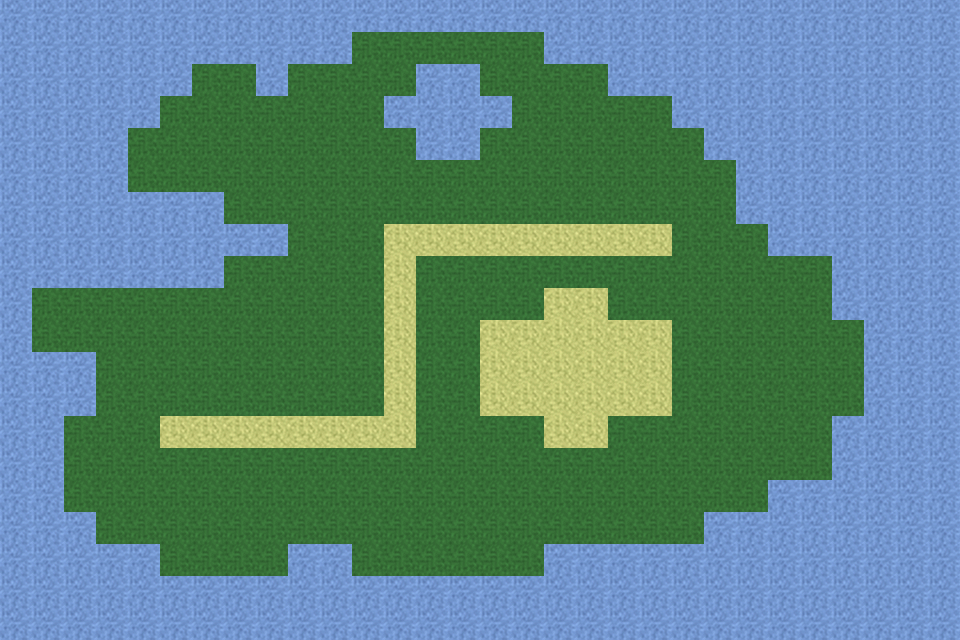

The image is a tile-based game level rendered from a .tmx file. Its description and complete source (layers, tilesets, objects, tile grids) follow:
An orthogonal 30x20 tile map with 32x32 px tiles, 1 tile layer (Tile Layer 1).

<map version="1.9" tiledversion="1.9.2" orientation="orthogonal" renderorder="right-down" width="30" height="20" tilewidth="32" tileheight="32" infinite="0" nextlayerid="2" nextobjectid="1">
 <tileset firstgid="1" source="rpgTiles.tsx" />
 <layer id="1" name="Tile Layer 1" width="30" height="20">
  <data encoding="csv">
3,3,3,3,3,3,3,3,3,3,3,3,3,3,3,3,3,3,3,3,3,3,3,3,3,3,3,3,3,3,
3,3,3,3,3,3,3,3,3,3,3,1,1,1,1,1,1,3,3,3,3,3,3,3,3,3,3,3,3,3,
3,3,3,3,3,3,1,1,3,1,1,1,1,3,3,1,1,1,1,3,3,3,3,3,3,3,3,3,3,3,
3,3,3,3,3,1,1,1,1,1,1,1,3,3,3,3,1,1,1,1,1,3,3,3,3,3,3,3,3,3,
3,3,3,3,1,1,1,1,1,1,1,1,1,3,3,1,1,1,1,1,1,1,3,3,3,3,3,3,3,3,
3,3,3,3,1,1,1,1,1,1,1,1,1,1,1,1,1,1,1,1,1,1,1,3,3,3,3,3,3,3,
3,3,3,3,3,3,3,1,1,1,1,1,1,1,1,1,1,1,1,1,1,1,1,3,3,3,3,3,3,3,
3,3,3,3,3,3,3,3,3,1,1,1,2,2,2,2,2,2,2,2,2,1,1,1,3,3,3,3,3,3,
3,3,3,3,3,3,3,1,1,1,1,1,2,1,1,1,1,1,1,1,1,1,1,1,1,1,3,3,3,3,
3,1,1,1,1,1,1,1,1,1,1,1,2,1,1,1,1,2,2,1,1,1,1,1,1,1,3,3,3,3,
3,1,1,1,1,1,1,1,1,1,1,1,2,1,1,2,2,2,2,2,2,1,1,1,1,1,1,3,3,3,
3,3,3,1,1,1,1,1,1,1,1,1,2,1,1,2,2,2,2,2,2,1,1,1,1,1,1,3,3,3,
3,3,3,1,1,1,1,1,1,1,1,1,2,1,1,2,2,2,2,2,2,1,1,1,1,1,1,3,3,3,
3,3,1,1,1,2,2,2,2,2,2,2,2,1,1,1,1,2,2,1,1,1,1,1,1,1,3,3,3,3,
3,3,1,1,1,1,1,1,1,1,1,1,1,1,1,1,1,1,1,1,1,1,1,1,1,1,3,3,3,3,
3,3,1,1,1,1,1,1,1,1,1,1,1,1,1,1,1,1,1,1,1,1,1,1,3,3,3,3,3,3,
3,3,3,1,1,1,1,1,1,1,1,1,1,1,1,1,1,1,1,1,1,1,3,3,3,3,3,3,3,3,
3,3,3,3,3,1,1,1,1,3,3,1,1,1,1,1,1,3,3,3,3,3,3,3,3,3,3,3,3,3,
3,3,3,3,3,3,3,3,3,3,3,3,3,3,3,3,3,3,3,3,3,3,3,3,3,3,3,3,3,3,
3,3,3,3,3,3,3,3,3,3,3,3,3,3,3,3,3,3,3,3,3,3,3,3,3,3,3,3,3,3
</data>
 </layer>
</map>